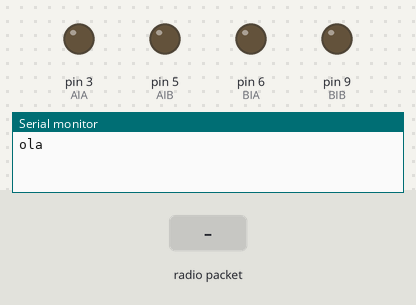
Recording of a sketch running on a simulated Arduino Uno, built with avr-gcc and run on an emulated ATmega328P. Shown: output pins drawn as LEDs (lit = HIGH), the last lines printed to the serial monitor. Inputs (shaded band) come from the test bench. No radio packets arrive unless stated.

Above: at 1.2 s.
1.3 s: radio packet "5" arrives
At 1.9 s:
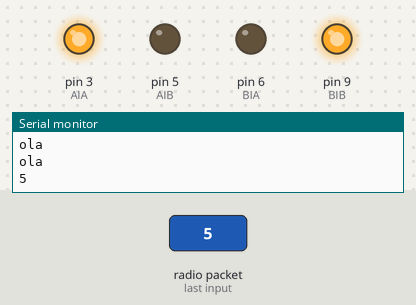
Timing chart, 0 to 4.3 s (numbered marks = the images above; inputs shaded):
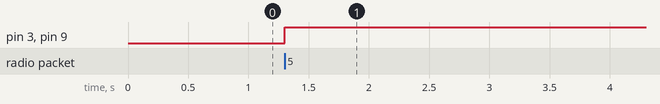

The sketch:

RFRecieve.ino
```cpp
#include <VirtualWire.h>

#define RFData 12

// Sensors
int Sensor1Data;

// RF Transmission container
char StringReceived[16];

int x = 512;
int y = 512;
int btn1 = 0;
int btn2 = 0;
int btnJoy = 0;

const int AIA = 3;  // (pwm) pino 9 conectado ao pino A-IA do Módulo
const int AIB = 5;  // (pwm) pino 5 conectado ao pino A-IB do Módulo
const int BIA = 6; // (pwm) pino 10 conectado ao pino B-IA do Módulo
const int BIB = 9;  // (pwm) pino 6 conectado ao pino B-IB do Módulo
byte speed = 255;  // Mude este valor (0-255) para controlar a velocidade dos motores

void setup(){
    Serial.begin(9600);

    pinMode(AIA, OUTPUT); // Colocando os pinos como saída
    pinMode(AIB, OUTPUT);
    pinMode(BIA, OUTPUT);
    pinMode(BIB, OUTPUT);
    digitalWrite(AIA, LOW);
    digitalWrite(AIB, LOW);
    digitalWrite(BIA, LOW);
    digitalWrite(BIB, LOW);
    // VirtualWire
    // Initialise the IO and ISR
    // Required for DR3100
    vw_set_ptt_inverted(true);
    vw_set_rx_pin(RFData);
    // Bits per sec
    vw_setup(2000);

    // Start the receiver PLL running
    vw_rx_start();
    Serial.println("ola");
} // END void setup

void loop(){
    uint8_t buf[VW_MAX_MESSAGE_LEN];
    uint8_t buflen = VW_MAX_MESSAGE_LEN;
    // Non-blocking
    if (vw_get_message(buf, &buflen))
    {
      Serial.println("ola");

        // Message with a good checksum received, dump it.
        for (int i = 0; i < buflen; i++)
        {
          // Fill StringReceived Char array with corresponding
          // chars from buffer.
          StringReceived[i] = char(buf[i]);
        }

        sscanf(StringReceived, "%d,%d,%d,%d,%d",&x, &y,&btn1,&btn2, &btnJoy);
        Serial.println(StringReceived);
    }

    if(y>600)
        forward();
    else if(y<450)
        backward();
    else if(x>600)
        right();
    else if(x<450)
        left();
    else
        stop();
}


void backward()
{
  analogWrite(AIA, 0);
  analogWrite(AIB, speed);
  analogWrite(BIA, 0);
  analogWrite(BIB, speed);
}

void forward()
{
  analogWrite(AIA, speed);
  analogWrite(AIB, 0);
  analogWrite(BIA, speed);
  analogWrite(BIB, 0);
}

void left()
{
  analogWrite(AIA, speed);
  analogWrite(AIB, 0);
  analogWrite(BIA, 0);
  analogWrite(BIB, speed);
}

void right()
{
  analogWrite(AIA, 0);
  analogWrite(AIB, speed);
  analogWrite(BIA, speed);
  analogWrite(BIB, 0);
}
void stop()
{
  analogWrite(AIA, 0);
  analogWrite(AIB, 0);
  analogWrite(BIA, 0);
  analogWrite(BIB, 0);
}
```

Measured:
- after the input at 1.3 s, pin 3 (AIA), pin 9 (BIB): LOW → HIGH at once
